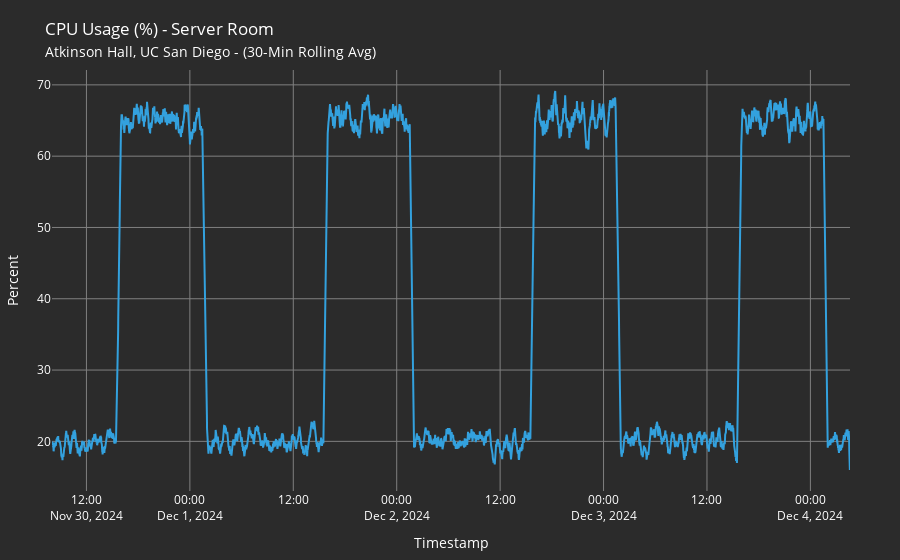

Notebook source saved alongside this figure:
### Code cell
# Create a Plotly figure
cpu = go.Figure()

# Add the time-series data
cpu.add_trace(go.Scatter(
    x=cpu_rolling_avg.index,
    y=cpu_rolling_avg,
    mode='lines',
    line=dict(color=custom_lightblue, width=2),
    name='30-Minute Rolling CPU Usage Percent'
))

# Customize the layout
cpu.update_layout(
    title={
        "text": "CPU Usage (%) - Server Room<br><span style='font-size:14px'>Atkinson Hall, UC San Diego - (30-Min Rolling Avg)</span>",
        # "x": 0.5  # Center-align the title
    },
    xaxis_title="Timestamp",
    yaxis_title="Percent",
    hovermode="x",
    template="plotly_white",
    plot_bgcolor="rgb(43, 43, 43)",  # Background color of the plot area
    paper_bgcolor="rgb(43, 43, 43)",  # Background color of the entire figure
    font=dict(color="white"),  # Text color for titles, labels, and ticks
    xaxis=dict(
        tickfont=dict(color="white"),  # X-axis tick color
        titlefont=dict(color="white"),  # X-axis title color
        gridcolor="gray",
    ),
    yaxis=dict(
        tickfont=dict(color="white"),  # Y-axis tick color
        titlefont=dict(color="white"),  # Y-axis title color
        gridcolor="gray"
    ),
    margin=dict(l=50, r=50, t=70, b=50)  # Adjust margins for subtitle spacing
)

### Figure 1 — Plotly figure (JSON) as saved in the notebook; plotly's stock layout.template omitted (floating-point values rounded to 4 significant figures; data arrays with more than 128 entries replaced by an {"elided": "..."} marker saying what was removed)
{"data": [{"line": {"color": "#33A1DE", "width": 2}, "mode": "lines", "name": "30-Minute Rolling CPU Usage Percent", "type": "scatter", "x": {"elided": "5555 str values"}, "y": {"elided": "5555 float values"}}], "layout": {"font": {"color": "white"}, "hovermode": "x", "margin": {"b": 50, "l": 50, "r": 50, "t": 70}, "paper_bgcolor": "rgb(43, 43, 43)", "plot_bgcolor": "rgb(43, 43, 43)", "title": {"text": "CPU Usage (%) - Server Room<br><span style='font-size:14px'>Atkinson Hall, UC San Diego - (30-Min Rolling Avg)</span>"}, "xaxis": {"gridcolor": "gray", "tickfont": {"color": "white"}, "title": {"font": {"color": "white"}, "text": "Timestamp"}}, "yaxis": {"gridcolor": "gray", "tickfont": {"color": "white"}, "title": {"font": {"color": "white"}, "text": "Percent"}}}}
